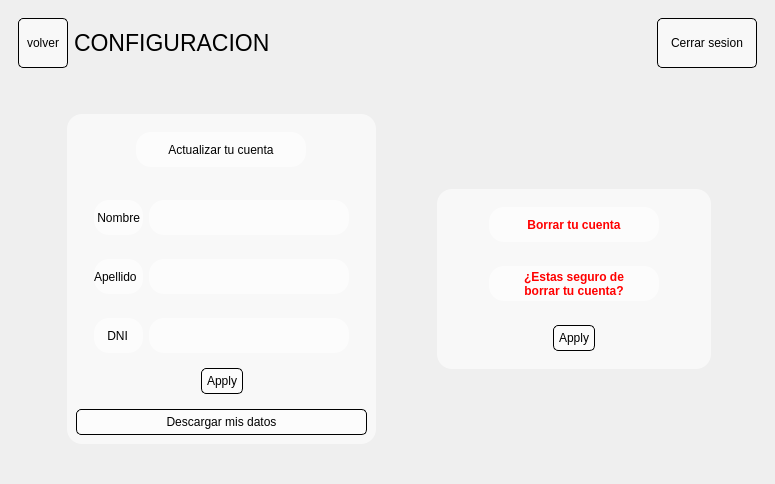
<?xml version="1.0" encoding="UTF-8"?>
<ui version="4.0">
 <class>MainWindow</class>
 <widget class="QMainWindow" name="MainWindow">
  <property name="geometry">
   <rect>
    <x>0</x>
    <y>0</y>
    <width>775</width>
    <height>484</height>
   </rect>
  </property>
  <property name="minimumSize">
   <size>
    <width>775</width>
    <height>484</height>
   </size>
  </property>
  <property name="windowTitle">
   <string>MainWindow</string>
  </property>
  <widget class="QWidget" name="principal">
   <property name="contextMenuPolicy">
    <enum>Qt::ContextMenuPolicy::DefaultContextMenu</enum>
   </property>
   <property name="acceptDrops">
    <bool>false</bool>
   </property>
   <property name="autoFillBackground">
    <bool>false</bool>
   </property>
   <property name="styleSheet">
    <string notr="true">#principal{
background-image: url(:/icons/recursos/media/fondo.jpg);
background-repeat: no-repeat;
background-position: center;
background-attachment: fixed;
}
QPushButton {
background-color: rgba(255, 255, 255, 150); /* Fondo semitransparente para los botones */
color: black; /* Color del texto en los botones */
border: 1px solid black; /* Borde negro */
padding: 5px; /* Espaciado interno */
border-radius: 5px; /* Bordes redondeados */
}
QPushButton:hover {
background-color: rgba(200, 200, 200, 200); /* Fondo más oscuro al pasar el ratón */
}
QPushButton:pressed {
background-color: rgba(150, 150, 150, 200); /* Fondo aún más oscuro al presionar */
}
</string>
   </property>
   <layout class="QVBoxLayout" name="verticalLayout">
    <item>
     <widget class="QWidget" name="widget" native="true">
      <property name="sizePolicy">
       <sizepolicy hsizetype="Preferred" vsizetype="Preferred">
        <horstretch>0</horstretch>
        <verstretch>10</verstretch>
       </sizepolicy>
      </property>
      <layout class="QHBoxLayout" name="horizontalLayout">
       <item>
        <widget class="QPushButton" name="QPBVolver">
         <property name="minimumSize">
          <size>
           <width>50</width>
           <height>50</height>
          </size>
         </property>
         <property name="maximumSize">
          <size>
           <width>50</width>
           <height>50</height>
          </size>
         </property>
         <property name="text">
          <string>volver</string>
         </property>
        </widget>
       </item>
       <item>
        <widget class="QLabel" name="label_7">
         <property name="font">
          <font>
           <pointsize>17</pointsize>
          </font>
         </property>
         <property name="text">
          <string>CONFIGURACION</string>
         </property>
        </widget>
       </item>
       <item>
        <widget class="QPushButton" name="BcerrarSesion">
         <property name="maximumSize">
          <size>
           <width>100</width>
           <height>50</height>
          </size>
         </property>
         <property name="text">
          <string>Cerrar sesion</string>
         </property>
        </widget>
       </item>
      </layout>
     </widget>
    </item>
    <item>
     <widget class="QWidget" name="widget_2" native="true">
      <property name="sizePolicy">
       <sizepolicy hsizetype="Preferred" vsizetype="Preferred">
        <horstretch>0</horstretch>
        <verstretch>90</verstretch>
       </sizepolicy>
      </property>
      <property name="styleSheet">
       <string notr="true">QFrame {
background-color: rgba(255, 255, 255, 150);
border-radius: 15px;
}
QLabel{ 
min-height: 35px;
max-height: 35px;
min-width: 40px;
max-width: 170px;
color:black;
}   
QTextEdit { 
min-height: 35px;
max-height: 35px;
max-width: 170px;
color:black;
}

</string>
      </property>
      <layout class="QHBoxLayout" name="horizontalLayout_2">
       <item>
        <widget class="QWidget" name="widget_4" native="true">
         <property name="sizePolicy">
          <sizepolicy hsizetype="Preferred" vsizetype="Preferred">
           <horstretch>50</horstretch>
           <verstretch>0</verstretch>
          </sizepolicy>
         </property>
         <property name="styleSheet">
          <string notr="true"/>
         </property>
         <layout class="QGridLayout" name="gridLayout">
          <item row="0" column="0">
           <widget class="QWidget" name="widget_9" native="true">
            <property name="sizePolicy">
             <sizepolicy hsizetype="Preferred" vsizetype="Preferred">
              <horstretch>10</horstretch>
              <verstretch>0</verstretch>
             </sizepolicy>
            </property>
           </widget>
          </item>
          <item row="0" column="1">
           <widget class="QFrame" name="frame_8">
            <property name="sizePolicy">
             <sizepolicy hsizetype="Preferred" vsizetype="Fixed">
              <horstretch>90</horstretch>
              <verstretch>90</verstretch>
             </sizepolicy>
            </property>
            <property name="minimumSize">
             <size>
              <width>0</width>
              <height>0</height>
             </size>
            </property>
            <property name="sizeIncrement">
             <size>
              <width>0</width>
              <height>0</height>
             </size>
            </property>
            <property name="baseSize">
             <size>
              <width>0</width>
              <height>0</height>
             </size>
            </property>
            <property name="styleSheet">
             <string notr="true"/>
            </property>
            <property name="frameShape">
             <enum>QFrame::Shape::StyledPanel</enum>
            </property>
            <property name="frameShadow">
             <enum>QFrame::Shadow::Raised</enum>
            </property>
            <layout class="QVBoxLayout" name="verticalLayout_3">
             <item>
              <widget class="QWidget" name="widget_11" native="true">
               <layout class="QHBoxLayout" name="horizontalLayout_8">
                <item>
                 <widget class="QLabel" name="label">
                  <property name="text">
                   <string>Actualizar tu cuenta</string>
                  </property>
                  <property name="alignment">
                   <set>Qt::AlignmentFlag::AlignCenter</set>
                  </property>
                 </widget>
                </item>
               </layout>
              </widget>
             </item>
             <item>
              <widget class="QWidget" name="widget" native="true">
               <property name="sizePolicy">
                <sizepolicy hsizetype="Preferred" vsizetype="MinimumExpanding">
                 <horstretch>0</horstretch>
                 <verstretch>0</verstretch>
                </sizepolicy>
               </property>
               <layout class="QVBoxLayout" name="verticalLayout_4">
                <item>
                 <widget class="QWidget" name="widget_12" native="true">
                  <property name="sizePolicy">
                   <sizepolicy hsizetype="Preferred" vsizetype="Fixed">
                    <horstretch>0</horstretch>
                    <verstretch>1</verstretch>
                   </sizepolicy>
                  </property>
                  <layout class="QHBoxLayout" name="horizontalLayout_3">
                   <item>
                    <widget class="QLabel" name="label_3">
                     <property name="maximumSize">
                      <size>
                       <width>170</width>
                       <height>35</height>
                      </size>
                     </property>
                     <property name="text">
                      <string> Nombre</string>
                     </property>
                    </widget>
                   </item>
                   <item>
                    <widget class="QTextEdit" name="QTENombre">
                     <property name="minimumSize">
                      <size>
                       <width>200</width>
                       <height>35</height>
                      </size>
                     </property>
                     <property name="maximumSize">
                      <size>
                       <width>170</width>
                       <height>35</height>
                      </size>
                     </property>
                    </widget>
                   </item>
                  </layout>
                 </widget>
                </item>
                <item>
                 <widget class="QWidget" name="widget_14" native="true">
                  <property name="sizePolicy">
                   <sizepolicy hsizetype="Preferred" vsizetype="Fixed">
                    <horstretch>0</horstretch>
                    <verstretch>1</verstretch>
                   </sizepolicy>
                  </property>
                  <layout class="QHBoxLayout" name="horizontalLayout_5">
                   <item>
                    <widget class="QLabel" name="label_5">
                     <property name="maximumSize">
                      <size>
                       <width>170</width>
                       <height>35</height>
                      </size>
                     </property>
                     <property name="text">
                      <string>Apellido</string>
                     </property>
                    </widget>
                   </item>
                   <item>
                    <widget class="QTextEdit" name="QTEApellido">
                     <property name="minimumSize">
                      <size>
                       <width>200</width>
                       <height>35</height>
                      </size>
                     </property>
                     <property name="maximumSize">
                      <size>
                       <width>170</width>
                       <height>35</height>
                      </size>
                     </property>
                    </widget>
                   </item>
                  </layout>
                 </widget>
                </item>
                <item>
                 <widget class="QWidget" name="widget_10" native="true">
                  <property name="sizePolicy">
                   <sizepolicy hsizetype="Preferred" vsizetype="Fixed">
                    <horstretch>0</horstretch>
                    <verstretch>1</verstretch>
                   </sizepolicy>
                  </property>
                  <layout class="QHBoxLayout" name="horizontalLayout_4">
                   <item>
                    <widget class="QLabel" name="label_4">
                     <property name="maximumSize">
                      <size>
                       <width>170</width>
                       <height>35</height>
                      </size>
                     </property>
                     <property name="text">
                      <string>    DNI    </string>
                     </property>
                    </widget>
                   </item>
                   <item>
                    <widget class="QTextEdit" name="QTEDni">
                     <property name="minimumSize">
                      <size>
                       <width>200</width>
                       <height>35</height>
                      </size>
                     </property>
                     <property name="maximumSize">
                      <size>
                       <width>170</width>
                       <height>35</height>
                      </size>
                     </property>
                     <property name="sizeIncrement">
                      <size>
                       <width>0</width>
                       <height>0</height>
                      </size>
                     </property>
                    </widget>
                   </item>
                  </layout>
                 </widget>
                </item>
                <item>
                 <widget class="QDialogButtonBox" name="BBActualizarUsuario">
                  <property name="standardButtons">
                   <set>QDialogButtonBox::StandardButton::Apply</set>
                  </property>
                  <property name="centerButtons">
                   <bool>true</bool>
                  </property>
                 </widget>
                </item>
               </layout>
              </widget>
             </item>
             <item>
              <widget class="QPushButton" name="PBDescargar">
               <property name="text">
                <string>Descargar mis datos</string>
               </property>
              </widget>
             </item>
            </layout>
           </widget>
          </item>
         </layout>
        </widget>
       </item>
       <item>
        <widget class="QWidget" name="widget_3" native="true">
         <property name="sizePolicy">
          <sizepolicy hsizetype="Preferred" vsizetype="Preferred">
           <horstretch>50</horstretch>
           <verstretch>0</verstretch>
          </sizepolicy>
         </property>
         <property name="styleSheet">
          <string notr="true"/>
         </property>
         <layout class="QGridLayout" name="gridLayout_2">
          <item row="0" column="0">
           <widget class="QWidget" name="widget_4" native="true">
            <property name="sizePolicy">
             <sizepolicy hsizetype="Preferred" vsizetype="Preferred">
              <horstretch>10</horstretch>
              <verstretch>0</verstretch>
             </sizepolicy>
            </property>
           </widget>
          </item>
          <item row="0" column="2">
           <widget class="QWidget" name="widget_7" native="true">
            <property name="sizePolicy">
             <sizepolicy hsizetype="Preferred" vsizetype="Preferred">
              <horstretch>10</horstretch>
              <verstretch>0</verstretch>
             </sizepolicy>
            </property>
           </widget>
          </item>
          <item row="0" column="1">
           <widget class="QFrame" name="frame_3">
            <property name="sizePolicy">
             <sizepolicy hsizetype="Preferred" vsizetype="Fixed">
              <horstretch>90</horstretch>
              <verstretch>90</verstretch>
             </sizepolicy>
            </property>
            <property name="styleSheet">
             <string notr="true">
QLabel{
color:red;
}</string>
            </property>
            <property name="frameShape">
             <enum>QFrame::Shape::StyledPanel</enum>
            </property>
            <property name="frameShadow">
             <enum>QFrame::Shadow::Raised</enum>
            </property>
            <layout class="QVBoxLayout" name="verticalLayout_2">
             <item>
              <widget class="QWidget" name="widget_6" native="true">
               <layout class="QHBoxLayout" name="horizontalLayout_7">
                <item>
                 <widget class="QLabel" name="label_2">
                  <property name="sizePolicy">
                   <sizepolicy hsizetype="Preferred" vsizetype="Preferred">
                    <horstretch>0</horstretch>
                    <verstretch>10</verstretch>
                   </sizepolicy>
                  </property>
                  <property name="palette">
                   <palette>
                    <active>
                     <colorrole role="WindowText">
                      <brush brushstyle="SolidPattern">
                       <color alpha="255">
                        <red>0</red>
                        <green>0</green>
                        <blue>0</blue>
                       </color>
                      </brush>
                     </colorrole>
                     <colorrole role="Button">
                      <brush brushstyle="SolidPattern">
                       <color alpha="150">
                        <red>255</red>
                        <green>255</green>
                        <blue>255</blue>
                       </color>
                      </brush>
                     </colorrole>
                     <colorrole role="Text">
                      <brush brushstyle="SolidPattern">
                       <color alpha="255">
                        <red>0</red>
                        <green>0</green>
                        <blue>0</blue>
                       </color>
                      </brush>
                     </colorrole>
                     <colorrole role="ButtonText">
                      <brush brushstyle="SolidPattern">
                       <color alpha="255">
                        <red>0</red>
                        <green>0</green>
                        <blue>0</blue>
                       </color>
                      </brush>
                     </colorrole>
                     <colorrole role="Base">
                      <brush brushstyle="SolidPattern">
                       <color alpha="150">
                        <red>255</red>
                        <green>255</green>
                        <blue>255</blue>
                       </color>
                      </brush>
                     </colorrole>
                     <colorrole role="Window">
                      <brush brushstyle="SolidPattern">
                       <color alpha="150">
                        <red>255</red>
                        <green>255</green>
                        <blue>255</blue>
                       </color>
                      </brush>
                     </colorrole>
                     <colorrole role="PlaceholderText">
                      <brush brushstyle="SolidPattern">
                       <color alpha="128">
                        <red>0</red>
                        <green>0</green>
                        <blue>0</blue>
                       </color>
                      </brush>
                     </colorrole>
                    </active>
                    <inactive>
                     <colorrole role="WindowText">
                      <brush brushstyle="SolidPattern">
                       <color alpha="255">
                        <red>0</red>
                        <green>0</green>
                        <blue>0</blue>
                       </color>
                      </brush>
                     </colorrole>
                     <colorrole role="Button">
                      <brush brushstyle="SolidPattern">
                       <color alpha="150">
                        <red>255</red>
                        <green>255</green>
                        <blue>255</blue>
                       </color>
                      </brush>
                     </colorrole>
                     <colorrole role="Text">
                      <brush brushstyle="SolidPattern">
                       <color alpha="255">
                        <red>0</red>
                        <green>0</green>
                        <blue>0</blue>
                       </color>
                      </brush>
                     </colorrole>
                     <colorrole role="ButtonText">
                      <brush brushstyle="SolidPattern">
                       <color alpha="255">
                        <red>0</red>
                        <green>0</green>
                        <blue>0</blue>
                       </color>
                      </brush>
                     </colorrole>
                     <colorrole role="Base">
                      <brush brushstyle="SolidPattern">
                       <color alpha="150">
                        <red>255</red>
                        <green>255</green>
                        <blue>255</blue>
                       </color>
                      </brush>
                     </colorrole>
                     <colorrole role="Window">
                      <brush brushstyle="SolidPattern">
                       <color alpha="150">
                        <red>255</red>
                        <green>255</green>
                        <blue>255</blue>
                       </color>
                      </brush>
                     </colorrole>
                     <colorrole role="PlaceholderText">
                      <brush brushstyle="SolidPattern">
                       <color alpha="128">
                        <red>0</red>
                        <green>0</green>
                        <blue>0</blue>
                       </color>
                      </brush>
                     </colorrole>
                    </inactive>
                    <disabled>
                     <colorrole role="WindowText">
                      <brush brushstyle="SolidPattern">
                       <color alpha="255">
                        <red>0</red>
                        <green>0</green>
                        <blue>0</blue>
                       </color>
                      </brush>
                     </colorrole>
                     <colorrole role="Button">
                      <brush brushstyle="SolidPattern">
                       <color alpha="150">
                        <red>255</red>
                        <green>255</green>
                        <blue>255</blue>
                       </color>
                      </brush>
                     </colorrole>
                     <colorrole role="Text">
                      <brush brushstyle="SolidPattern">
                       <color alpha="255">
                        <red>0</red>
                        <green>0</green>
                        <blue>0</blue>
                       </color>
                      </brush>
                     </colorrole>
                     <colorrole role="ButtonText">
                      <brush brushstyle="SolidPattern">
                       <color alpha="255">
                        <red>0</red>
                        <green>0</green>
                        <blue>0</blue>
                       </color>
                      </brush>
                     </colorrole>
                     <colorrole role="Base">
                      <brush brushstyle="SolidPattern">
                       <color alpha="150">
                        <red>255</red>
                        <green>255</green>
                        <blue>255</blue>
                       </color>
                      </brush>
                     </colorrole>
                     <colorrole role="Window">
                      <brush brushstyle="SolidPattern">
                       <color alpha="150">
                        <red>255</red>
                        <green>255</green>
                        <blue>255</blue>
                       </color>
                      </brush>
                     </colorrole>
                     <colorrole role="PlaceholderText">
                      <brush brushstyle="SolidPattern">
                       <color alpha="128">
                        <red>0</red>
                        <green>0</green>
                        <blue>0</blue>
                       </color>
                      </brush>
                     </colorrole>
                    </disabled>
                   </palette>
                  </property>
                  <property name="font">
                   <font>
                    <family>Arial</family>
                    <bold>true</bold>
                   </font>
                  </property>
                  <property name="text">
                   <string>Borrar tu cuenta</string>
                  </property>
                  <property name="alignment">
                   <set>Qt::AlignmentFlag::AlignCenter</set>
                  </property>
                 </widget>
                </item>
               </layout>
              </widget>
             </item>
             <item>
              <widget class="QWidget" name="widget_5" native="true">
               <layout class="QHBoxLayout" name="horizontalLayout_6">
                <item>
                 <widget class="QLabel" name="label_6">
                  <property name="maximumSize">
                   <size>
                    <width>170</width>
                    <height>35</height>
                   </size>
                  </property>
                  <property name="palette">
                   <palette>
                    <active>
                     <colorrole role="WindowText">
                      <brush brushstyle="SolidPattern">
                       <color alpha="255">
                        <red>0</red>
                        <green>0</green>
                        <blue>0</blue>
                       </color>
                      </brush>
                     </colorrole>
                     <colorrole role="Button">
                      <brush brushstyle="SolidPattern">
                       <color alpha="150">
                        <red>255</red>
                        <green>255</green>
                        <blue>255</blue>
                       </color>
                      </brush>
                     </colorrole>
                     <colorrole role="Text">
                      <brush brushstyle="SolidPattern">
                       <color alpha="255">
                        <red>0</red>
                        <green>0</green>
                        <blue>0</blue>
                       </color>
                      </brush>
                     </colorrole>
                     <colorrole role="ButtonText">
                      <brush brushstyle="SolidPattern">
                       <color alpha="255">
                        <red>0</red>
                        <green>0</green>
                        <blue>0</blue>
                       </color>
                      </brush>
                     </colorrole>
                     <colorrole role="Base">
                      <brush brushstyle="SolidPattern">
                       <color alpha="150">
                        <red>255</red>
                        <green>255</green>
                        <blue>255</blue>
                       </color>
                      </brush>
                     </colorrole>
                     <colorrole role="Window">
                      <brush brushstyle="SolidPattern">
                       <color alpha="150">
                        <red>255</red>
                        <green>255</green>
                        <blue>255</blue>
                       </color>
                      </brush>
                     </colorrole>
                     <colorrole role="PlaceholderText">
                      <brush brushstyle="SolidPattern">
                       <color alpha="128">
                        <red>0</red>
                        <green>0</green>
                        <blue>0</blue>
                       </color>
                      </brush>
                     </colorrole>
                    </active>
                    <inactive>
                     <colorrole role="WindowText">
                      <brush brushstyle="SolidPattern">
                       <color alpha="255">
                        <red>0</red>
                        <green>0</green>
                        <blue>0</blue>
                       </color>
                      </brush>
                     </colorrole>
                     <colorrole role="Button">
                      <brush brushstyle="SolidPattern">
                       <color alpha="150">
                        <red>255</red>
                        <green>255</green>
                        <blue>255</blue>
                       </color>
                      </brush>
                     </colorrole>
                     <colorrole role="Text">
                      <brush brushstyle="SolidPattern">
                       <color alpha="255">
                        <red>0</red>
                        <green>0</green>
                        <blue>0</blue>
                       </color>
                      </brush>
                     </colorrole>
                     <colorrole role="ButtonText">
                      <brush brushstyle="SolidPattern">
                       <color alpha="255">
                        <red>0</red>
                        <green>0</green>
                        <blue>0</blue>
                       </color>
                      </brush>
                     </colorrole>
                     <colorrole role="Base">
                      <brush brushstyle="SolidPattern">
                       <color alpha="150">
                        <red>255</red>
                        <green>255</green>
                        <blue>255</blue>
                       </color>
                      </brush>
                     </colorrole>
                     <colorrole role="Window">
                      <brush brushstyle="SolidPattern">
                       <color alpha="150">
                        <red>255</red>
                        <green>255</green>
                        <blue>255</blue>
                       </color>
                      </brush>
                     </colorrole>
                     <colorrole role="PlaceholderText">
                      <brush brushstyle="SolidPattern">
                       <color alpha="128">
                        <red>0</red>
                        <green>0</green>
                        <blue>0</blue>
                       </color>
                      </brush>
                     </colorrole>
                    </inactive>
                    <disabled>
                     <colorrole role="WindowText">
                      <brush brushstyle="SolidPattern">
                       <color alpha="255">
                        <red>0</red>
                        <green>0</green>
                        <blue>0</blue>
                       </color>
                      </brush>
                     </colorrole>
                     <colorrole role="Button">
                      <brush brushstyle="SolidPattern">
                       <color alpha="150">
                        <red>255</red>
                        <green>255</green>
                        <blue>255</blue>
                       </color>
                      </brush>
                     </colorrole>
                     <colorrole role="Text">
                      <brush brushstyle="SolidPattern">
                       <color alpha="255">
                        <red>0</red>
                        <green>0</green>
                        <blue>0</blue>
                       </color>
                      </brush>
                     </colorrole>
                     <colorrole role="ButtonText">
                      <brush brushstyle="SolidPattern">
                       <color alpha="255">
                        <red>0</red>
                        <green>0</green>
                        <blue>0</blue>
                       </color>
                      </brush>
                     </colorrole>
                     <colorrole role="Base">
                      <brush brushstyle="SolidPattern">
                       <color alpha="150">
                        <red>255</red>
                        <green>255</green>
                        <blue>255</blue>
                       </color>
                      </brush>
                     </colorrole>
                     <colorrole role="Window">
                      <brush brushstyle="SolidPattern">
                       <color alpha="150">
                        <red>255</red>
                        <green>255</green>
                        <blue>255</blue>
                       </color>
                      </brush>
                     </colorrole>
                     <colorrole role="PlaceholderText">
                      <brush brushstyle="SolidPattern">
                       <color alpha="128">
                        <red>0</red>
                        <green>0</green>
                        <blue>0</blue>
                       </color>
                      </brush>
                     </colorrole>
                    </disabled>
                   </palette>
                  </property>
                  <property name="font">
                   <font>
                    <family>Arial</family>
                    <bold>true</bold>
                   </font>
                  </property>
                  <property name="text">
                   <string>¿Estas seguro de 
borrar tu cuenta?</string>
                  </property>
                  <property name="alignment">
                   <set>Qt::AlignmentFlag::AlignCenter</set>
                  </property>
                 </widget>
                </item>
               </layout>
              </widget>
             </item>
             <item>
              <widget class="QWidget" name="widget_8" native="true">
               <property name="sizePolicy">
                <sizepolicy hsizetype="Preferred" vsizetype="Fixed">
                 <horstretch>0</horstretch>
                 <verstretch>90</verstretch>
                </sizepolicy>
               </property>
               <property name="styleSheet">
                <string notr="true">QDialogButtonBox {
    background-color: red;  /* Fondo rojo */
    color: black;  /* Texto negro */
}</string>
               </property>
               <layout class="QVBoxLayout" name="verticalLayout_5">
                <item>
                 <widget class="QDialogButtonBox" name="buttonBox_2">
                  <property name="palette">
                   <palette>
                    <active>
                     <colorrole role="WindowText">
                      <brush brushstyle="SolidPattern">
                       <color alpha="255">
                        <red>0</red>
                        <green>0</green>
                        <blue>0</blue>
                       </color>
                      </brush>
                     </colorrole>
                     <colorrole role="Button">
                      <brush brushstyle="SolidPattern">
                       <color alpha="255">
                        <red>255</red>
                        <green>0</green>
                        <blue>0</blue>
                       </color>
                      </brush>
                     </colorrole>
                     <colorrole role="Text">
                      <brush brushstyle="SolidPattern">
                       <color alpha="255">
                        <red>0</red>
                        <green>0</green>
                        <blue>0</blue>
                       </color>
                      </brush>
                     </colorrole>
                     <colorrole role="ButtonText">
                      <brush brushstyle="SolidPattern">
                       <color alpha="255">
                        <red>255</red>
                        <green>0</green>
                        <blue>4</blue>
                       </color>
                      </brush>
                     </colorrole>
                     <colorrole role="Base">
                      <brush brushstyle="SolidPattern">
                       <color alpha="255">
                        <red>255</red>
                        <green>0</green>
                        <blue>0</blue>
                       </color>
                      </brush>
                     </colorrole>
                     <colorrole role="Window">
                      <brush brushstyle="SolidPattern">
                       <color alpha="255">
                        <red>255</red>
                        <green>0</green>
                        <blue>0</blue>
                       </color>
                      </brush>
                     </colorrole>
                     <colorrole role="Shadow">
                      <brush brushstyle="SolidPattern">
                       <color alpha="255">
                        <red>255</red>
                        <green>0</green>
                        <blue>4</blue>
                       </color>
                      </brush>
                     </colorrole>
                     <colorrole role="PlaceholderText">
                      <brush brushstyle="SolidPattern">
                       <color alpha="128">
                        <red>0</red>
                        <green>0</green>
                        <blue>0</blue>
                       </color>
                      </brush>
                     </colorrole>
                    </active>
                    <inactive>
                     <colorrole role="WindowText">
                      <brush brushstyle="SolidPattern">
                       <color alpha="255">
                        <red>0</red>
                        <green>0</green>
                        <blue>0</blue>
                       </color>
                      </brush>
                     </colorrole>
                     <colorrole role="Button">
                      <brush brushstyle="SolidPattern">
                       <color alpha="255">
                        <red>255</red>
                        <green>0</green>
                        <blue>0</blue>
                       </color>
                      </brush>
                     </colorrole>
                     <colorrole role="Text">
                      <brush brushstyle="SolidPattern">
                       <color alpha="255">
                        <red>0</red>
                        <green>0</green>
                        <blue>0</blue>
                       </color>
                      </brush>
                     </colorrole>
                     <colorrole role="ButtonText">
                      <brush brushstyle="SolidPattern">
                       <color alpha="255">
                        <red>255</red>
                        <green>0</green>
                        <blue>4</blue>
                       </color>
                      </brush>
                     </colorrole>
                     <colorrole role="Base">
                      <brush brushstyle="SolidPattern">
                       <color alpha="255">
                        <red>255</red>
                        <green>0</green>
                        <blue>0</blue>
                       </color>
                      </brush>
                     </colorrole>
                     <colorrole role="Window">
                      <brush brushstyle="SolidPattern">
                       <color alpha="255">
                        <red>255</red>
                        <green>0</green>
                        <blue>0</blue>
                       </color>
                      </brush>
                     </colorrole>
                     <colorrole role="Shadow">
                      <brush brushstyle="SolidPattern">
                       <color alpha="255">
                        <red>255</red>
                        <green>0</green>
                        <blue>4</blue>
                       </color>
                      </brush>
                     </colorrole>
                     <colorrole role="PlaceholderText">
                      <brush brushstyle="SolidPattern">
                       <color alpha="128">
                        <red>0</red>
                        <green>0</green>
                        <blue>0</blue>
                       </color>
                      </brush>
                     </colorrole>
                    </inactive>
                    <disabled>
                     <colorrole role="WindowText">
                      <brush brushstyle="SolidPattern">
                       <color alpha="255">
                        <red>0</red>
                        <green>0</green>
                        <blue>0</blue>
                       </color>
                      </brush>
                     </colorrole>
                     <colorrole role="Button">
                      <brush brushstyle="SolidPattern">
                       <color alpha="255">
                        <red>255</red>
                        <green>0</green>
                        <blue>0</blue>
                       </color>
                      </brush>
                     </colorrole>
                     <colorrole role="Text">
                      <brush brushstyle="SolidPattern">
                       <color alpha="255">
                        <red>0</red>
                        <green>0</green>
                        <blue>0</blue>
                       </color>
                      </brush>
                     </colorrole>
                     <colorrole role="ButtonText">
                      <brush brushstyle="SolidPattern">
                       <color alpha="255">
                        <red>0</red>
                        <green>0</green>
                        <blue>0</blue>
                       </color>
                      </brush>
                     </colorrole>
                     <colorrole role="Base">
                      <brush brushstyle="SolidPattern">
                       <color alpha="255">
                        <red>255</red>
                        <green>0</green>
                        <blue>0</blue>
                       </color>
                      </brush>
                     </colorrole>
                     <colorrole role="Window">
                      <brush brushstyle="SolidPattern">
                       <color alpha="255">
                        <red>255</red>
                        <green>0</green>
                        <blue>0</blue>
                       </color>
                      </brush>
                     </colorrole>
                     <colorrole role="Shadow">
                      <brush brushstyle="SolidPattern">
                       <color alpha="255">
                        <red>255</red>
                        <green>0</green>
                        <blue>4</blue>
                       </color>
                      </brush>
                     </colorrole>
                     <colorrole role="PlaceholderText">
                      <brush brushstyle="SolidPattern">
                       <color alpha="128">
                        <red>0</red>
                        <green>0</green>
                        <blue>0</blue>
                       </color>
                      </brush>
                     </colorrole>
                    </disabled>
                   </palette>
                  </property>
                  <property name="styleSheet">
                   <string notr="true"/>
                  </property>
                  <property name="inputMethodHints">
                   <set>Qt::InputMethodHint::ImhNone</set>
                  </property>
                  <property name="standardButtons">
                   <set>QDialogButtonBox::StandardButton::Apply</set>
                  </property>
                  <property name="centerButtons">
                   <bool>true</bool>
                  </property>
                 </widget>
                </item>
               </layout>
              </widget>
             </item>
            </layout>
           </widget>
          </item>
         </layout>
        </widget>
       </item>
      </layout>
     </widget>
    </item>
   </layout>
  </widget>
 </widget>
 <resources>
  <include location="recursos.qrc"/>
 </resources>
 <connections/>
</ui>
